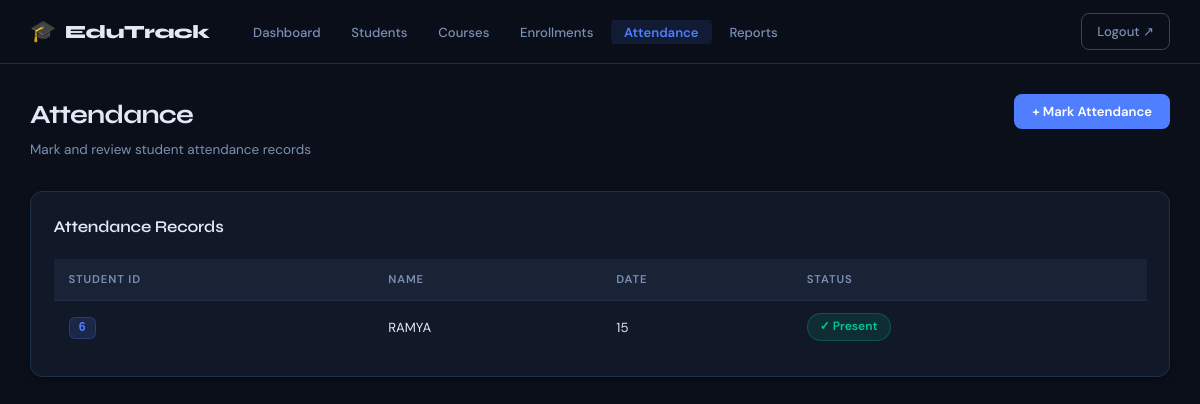
The page /attendance (signed in) on the database its author committed.
### tables this page shows
CREATE TABLE Attendance(
    attendance_id INTEGER PRIMARY KEY AUTOINCREMENT,
    student_id INTEGER,
    date TEXT,
    status TEXT
);

CREATE TABLE Students (
    student_id INTEGER PRIMARY KEY,
    name TEXT,
    dept TEXT
);

### app.py (the view)
@app.route("/attendance")
@login_required
def attendance():
    conn = get_db()
    rows = conn.execute("""
        SELECT s.student_id, s.name, a.date, a.status
        FROM Attendance a
        JOIN Students s ON s.student_id = a.student_id
        ORDER BY a.date DESC
    """).fetchall()
    students = conn.execute("SELECT student_id, name FROM Students ORDER BY student_id").fetchall()
    conn.close()
    return render_template("attendance.html", attendance=rows, students=students)

### app.py (called while the page is built)
def get_db():
    conn = sqlite3.connect(DB_PATH, timeout=10)
    conn.row_factory = sqlite3.Row
    return conn

def login_required(f):
    from functools import wraps
    @wraps(f)
    def decorated(*args, **kwargs):
        if "user" not in session:
            return redirect(url_for("login"))
        return f(*args, **kwargs)
    return decorated

### templates/attendance.html (shortened to what this page needs)
{% extends "base.html" %}
{% block content %}
<div class="page-header">
  <div>
    <h1 class="page-title">Attendance</h1>
    <p class="page-sub">Mark and review student attendance records</p>
  </div>
  <button class="btn-primary" onclick="openModal('markModal')">+ Mark Attendance</button>
</div>
<div class="card">
  <div class="card-header"><h3>Attendance Records</h3></div>
  <table class="data-table">
    <thead>
      <tr><th>Student ID</th><th>Name</th><th>Date</th><th>Status</th></tr>
    </thead>
    <tbody>
      {% for a in attendance %}
      <tr>
        <td><span class="id-badge">{{ a.student_id }}</span></td>
        <td>{{ a.name }}</td>
        <td>{{ a.date }}</td>
        <td>
          <span class="status-badge {% if a.status == 'Present' %}status-present{% else %}status-absent{% endif %}">
            {% if a.status == 'Present' %}✓{% else %}✗{% endif %} {{ a.status }}
          </span>
        </td>
      </tr>
      {% else %}
      <tr><td colspan="4" class="empty-state">No attendance records found</td></tr>
      {% endfor %}
    </tbody>
  </table>
</div>
{% endblock %}

### static/css/main.css (style rules this page uses)
*, *::before, *::after { box-sizing: border-box; margin: 0; padding: 0; }
:root { --bg: #0b0f1a; --bg-card: #111827; --bg-input: #1a2236; --bg-hover: #1e2d47; --border: #1f2f4a; --border-hi: #2d4470; --primary: #4f7fff; --primary-d: #3868e8; --accent: #f7b731; --danger: #e74c3c; --success: #00c897; --warn: #f7b731; --text: #e2e8f5; --text-muted:#7a90b4; --text-dim: #4a5d7a; --nav-h: 64px; --radius: 12px; --radius-sm: 8px; --shadow: 0 4px 24px rgba(0,0,0,.45); --shadow-sm: 0 2px 8px rgba(0,0,0,.3); }
html { font-size: 15px; }
body { font-family: 'DM Sans', sans-serif; background: var(--bg); color: var(--text); min-height: 100vh; line-height: 1.6; }
.page-header { display: flex; align-items: flex-start; justify-content: space-between; margin-bottom: 2rem; flex-wrap: wrap; gap: 1rem; }
.page-title { font-family: 'Syne', sans-serif; font-size: 1.75rem; font-weight: 700; letter-spacing: -.03em; }
.page-sub { color: var(--text-muted); font-size: .9rem; margin-top: .2rem; }
.card { background: var(--bg-card); border: 1px solid var(--border); border-radius: var(--radius); padding: 1.5rem; box-shadow: var(--shadow-sm); margin-bottom: 1.5rem; }
.card-header { display: flex; align-items: center; justify-content: space-between; margin-bottom: 1.25rem; flex-wrap: wrap; gap: .75rem; }
.card-header h3 { font-family: 'Syne', sans-serif; font-size: 1.1rem; font-weight: 600; letter-spacing: -.01em; }
.data-table { width: 100%; border-collapse: collapse; font-size: .88rem; }
.data-table th { background: var(--bg-input); color: var(--text-muted); font-size: .75rem; font-weight: 600; text-transform: uppercase; letter-spacing: .08em; padding: .75rem 1rem; text-align: left; border-bottom: 1px solid var(--border); }
.data-table td { padding: .85rem 1rem; border-bottom: 1px solid var(--border); vertical-align: middle; }
.data-table tbody tr { transition: background .15s; }
.data-table tbody tr:last-child td { border-bottom: none; }
.id-badge { background: rgba(79,127,255,.15); border: 1px solid rgba(79,127,255,.25); color: var(--primary); font-weight: 600; font-size: .8rem; padding: .2rem .6rem; border-radius: 6px; font-family: monospace; }
.status-badge { display:inline-block; padding:.2rem .8rem; border-radius:100px; font-size:.8rem; font-weight:600; }
.status-present { background:rgba(0,200,151,.12); color:var(--success); border:1px solid rgba(0,200,151,.25); }
.btn-primary { background: var(--primary); color: white; border: none; padding: .6rem 1.2rem; border-radius: var(--radius-sm); font-size: .875rem; font-weight: 600; font-family: inherit; cursor: pointer; transition: all .2s; text-decoration: none; display: inline-flex; align-items: center; gap: .4rem; white-space: nowrap; }

### rows shown on the page
Attendance: student_id "6", name "RAMYA", date "15", status "Present"
